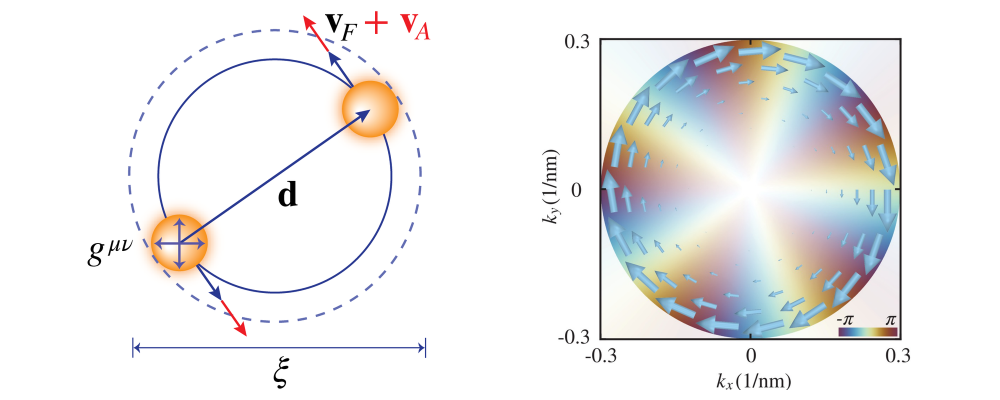
#> input picture assets/figures/cooper-pair-banner.png, 2000 x 800 px (shown at 1/2 size)
$ python -i build_cooper_banner.py   (imports and definitions only)
#> lines starting #> are read from the running program, lines starting #| are printed output that depends on the picture; after the words box and inside, x2 and y2 are one past the last pixel; in counts of white or black regions, pixels touching at a corner belong together
#> further down, picture is the input picture: PIL image 2000x800 RGB; mean R, G, B 237.8, 237.3, 236.9
"""Build the condensed-matter homepage panels from Cooper-pair and phonon figures.

The Cooper-pair panel combines Fig1 with panel (d) from Figure2band_fromsvg.pdf.
The Chiral-phonon panel renders Figure-1.pdf from the phonon-magnetism project.
The source files are read from local research folders, but only website assets
under assets/figures are written.
"""

from __future__ import annotations

import os
import shutil
import subprocess
from pathlib import Path
from tempfile import TemporaryDirectory

from PIL import Image, ImageChops, ImageDraw


HERE = Path(__file__).resolve().parent
ASSETS = HERE.parent / "assets" / "figures"
COOPER_OUTPUT = ASSETS / "cooper-pair-banner.png"
PHONON_OUTPUT = ASSETS / "chiral-phonon-banner.png"

DEFAULT_COOPER_DIR = (
    Path.home()
    / "Documents"
    / "Flat-band superconductivity"
    / "Cooper Pair"
    / "Main"
)
COOPER_DIR = Path(os.environ.get("COOPER_PAIR_FIGURE_DIR", DEFAULT_COOPER_DIR))
FIG1 = COOPER_DIR / "Fig1.png"
FIG2_PDF = COOPER_DIR / "Figure2band_fromsvg.pdf"

DEFAULT_PHONON_DIR = Path.home() / "Documents" / "DiracPhonon" / "Geometric_theory"
PHONON_DIR = Path(os.environ.get("DIRAC_PHONON_FIGURE_DIR", DEFAULT_PHONON_DIR))
PHONON_PDF = PHONON_DIR / "Figure-1.pdf"

PDF_DPI = 240
PHONON_PDF_DPI = 360
PANEL_D_CROP = (90, 600, 1500, 1885)
PANEL_D_LABEL_MASK = (0, 0, 170, 145)
FIG1_THRESHOLD = 12
FIG1_CROP_PAD = (30, 25, 30, 20)
PANEL_HEIGHT = 760
V_PAD = 20                   # top/bottom padding of both panels
COOPER_SIDE_PAD = 150        # left/right whitespace of the Cooper panel
PANEL_GAP = 130              # whitespace between Fig1 and panel (d)
PHONON_SIDE_FRACTION = 0.14  # phonon whitespace on each side (of canvas width)


# [5 lines left out: function flatten_to_white, not called in this run]


def crop_nonwhite(image: Image.Image) -> Image.Image:
    background = Image.new("RGB", image.size, "white")
#> background: PIL image 2000x800 RGB; every value is 255
    diff = ImageChops.difference(image, background)
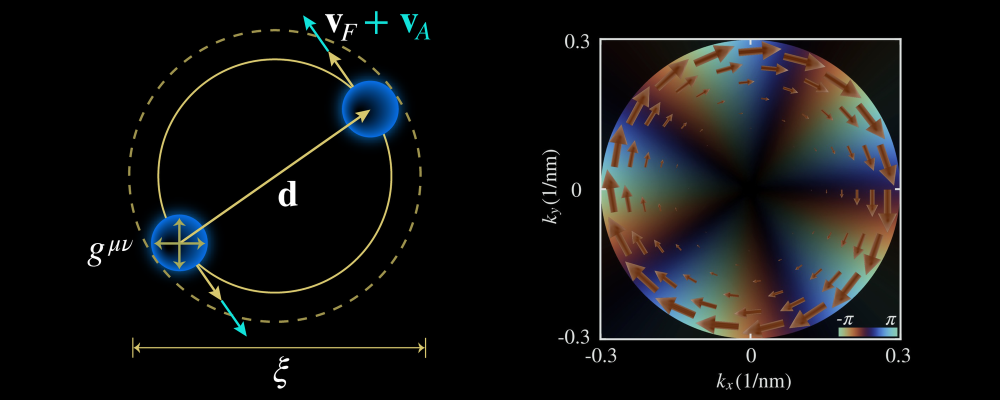
#> diff: PIL image 2000x800 RGB (shown at 1/2 size); mean R, G, B 17.2, 17.7, 18.1
    mask = diff.convert("L").point(lambda pixel: 255 if pixel > FIG1_THRESHOLD else 0)
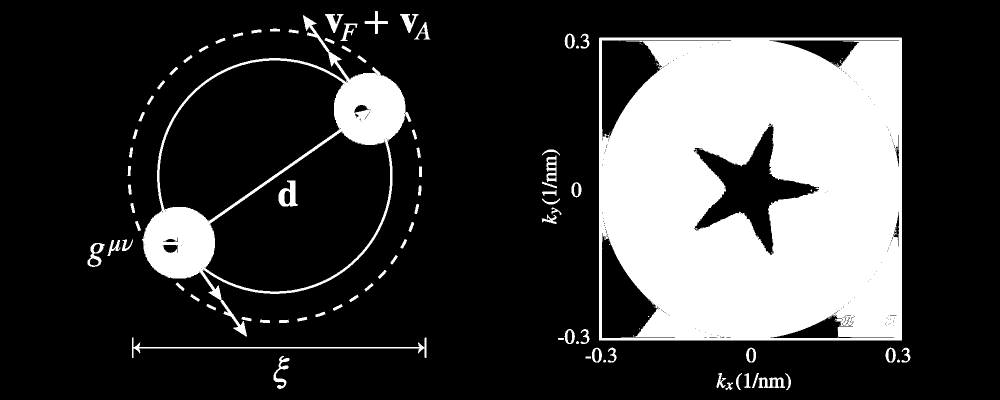
#> mask: PIL image 2000x800 L (shown at 1/2 size); 23.3% white; 129 white regions (46 under 20 px), largest, box (x1, y1, x2, y2) and area: (1198, 75, 1804, 681) 312545, (284, 30, 823, 673) 42589, (264, 675, 853, 716) 2217
    bbox = mask.getbbox()
#> bbox = (175, 22, 1821, 780)
    if bbox is None:
        return image

    left_pad, top_pad, right_pad, bottom_pad = FIG1_CROP_PAD
    left = max(0, bbox[0] - left_pad)
#> left = 145
    top = max(0, bbox[1] - top_pad)
#> top = 0
    right = min(image.width, bbox[2] + right_pad)
#> right = 1851
    bottom = min(image.height, bbox[3] + bottom_pad)
#> bottom = 800
    return image.crop((left, top, right, bottom))
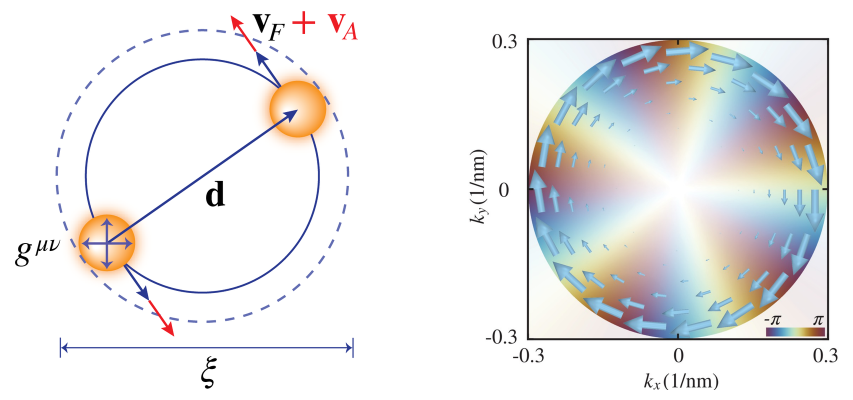
#> returned value: PIL image 1706x800 RGB (shown at 1/2 size); mean R, G, B 234.8, 234.2, 233.8


def resize_to_height(image: Image.Image, height: int) -> Image.Image:
    width = round(image.width * height / image.height)
    return image.resize((width, height), Image.Resampling.LANCZOS)


def resize_to_width(image: Image.Image, width: int) -> Image.Image:
    height = round(image.height * width / image.width)
    return image.resize((width, height), Image.Resampling.LANCZOS)


# [48 lines left out: functions render_pdf_page, main, not called in this run]


# [2 lines not run here, left out]

>>> from PIL import Image
>>> picture = Image.open('../assets/figures/cooper-pair-banner.png')
>>> result = crop_nonwhite(picture)
